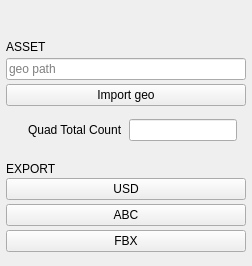
<?xml version="1.0" encoding="UTF-8"?>
<ui version="4.0">
 <class>scTouv</class>
 <widget class="QWidget" name="scTouv">
  <property name="geometry">
   <rect>
    <x>0</x>
    <y>0</y>
    <width>300</width>
    <height>475</height>
   </rect>
  </property>
  <property name="windowTitle">
   <string>Houdini</string>
  </property>
  <property name="styleSheet">
   <string notr="true">);</string>
  </property>
  <layout class="QVBoxLayout" name="verticalLayout_2">
   <property name="spacing">
    <number>0</number>
   </property>
   <property name="sizeConstraint">
    <enum>QLayout::SizeConstraint::SetFixedSize</enum>
   </property>
   <property name="leftMargin">
    <number>0</number>
   </property>
   <property name="topMargin">
    <number>0</number>
   </property>
   <property name="rightMargin">
    <number>0</number>
   </property>
   <property name="bottomMargin">
    <number>4</number>
   </property>
   <item>
    <widget class="QLabel" name="label">
     <property name="text">
      <string/>
     </property>
     <property name="pixmap">
      <pixmap resource="../scTouc.qrc">:/scTouv/houdini_tool/img/SCtoUV.png</pixmap>
     </property>
    </widget>
   </item>
   <item>
    <layout class="QVBoxLayout" name="verticalLayout">
     <property name="spacing">
      <number>4</number>
     </property>
     <property name="leftMargin">
      <number>6</number>
     </property>
     <property name="topMargin">
      <number>6</number>
     </property>
     <property name="rightMargin">
      <number>6</number>
     </property>
     <item>
      <layout class="QVBoxLayout" name="verticalLayout_3">
       <property name="leftMargin">
        <number>0</number>
       </property>
       <property name="topMargin">
        <number>20</number>
       </property>
       <item>
        <widget class="QLabel" name="label_2">
         <property name="text">
          <string>ASSET</string>
         </property>
        </widget>
       </item>
       <item>
        <widget class="QLineEdit" name="edtPath">
         <property name="placeholderText">
          <string>geo path</string>
         </property>
        </widget>
       </item>
       <item>
        <widget class="QPushButton" name="btnImport">
         <property name="toolTip">
          <string>import geo to reto</string>
         </property>
         <property name="text">
          <string>Import geo</string>
         </property>
        </widget>
       </item>
      </layout>
     </item>
     <item>
      <widget class="QWidget" name="verticalWidget" native="true">
       <layout class="QHBoxLayout" name="horizontalLayout">
        <item>
         <widget class="QLabel" name="lblQuad">
          <property name="maximumSize">
           <size>
            <width>30</width>
            <height>30</height>
           </size>
          </property>
          <property name="text">
           <string/>
          </property>
          <property name="pixmap">
           <pixmap>img/quad_remesh.jpg</pixmap>
          </property>
          <property name="scaledContents">
           <bool>true</bool>
          </property>
         </widget>
        </item>
        <item>
         <widget class="QLabel" name="label_4">
          <property name="text">
           <string>Quad Total Count</string>
          </property>
         </widget>
        </item>
        <item alignment="Qt::AlignmentFlag::AlignRight">
         <widget class="QLineEdit" name="editQuad"/>
        </item>
       </layout>
      </widget>
     </item>
     <item>
      <layout class="QVBoxLayout" name="verticalLayout_4">
       <property name="leftMargin">
        <number>0</number>
       </property>
       <property name="topMargin">
        <number>10</number>
       </property>
       <property name="bottomMargin">
        <number>10</number>
       </property>
       <item>
        <widget class="QLabel" name="lblExport">
         <property name="maximumSize">
          <size>
           <width>16777215</width>
           <height>10</height>
          </size>
         </property>
         <property name="sizeIncrement">
          <size>
           <width>0</width>
           <height>0</height>
          </size>
         </property>
         <property name="text">
          <string>EXPORT</string>
         </property>
        </widget>
       </item>
       <item>
        <widget class="QPushButton" name="btnUsd">
         <property name="text">
          <string>USD</string>
         </property>
        </widget>
       </item>
       <item>
        <widget class="QPushButton" name="btnAbc">
         <property name="text">
          <string>ABC</string>
         </property>
        </widget>
       </item>
       <item>
        <widget class="QPushButton" name="btnFbx">
         <property name="text">
          <string>FBX</string>
         </property>
        </widget>
       </item>
      </layout>
     </item>
    </layout>
   </item>
  </layout>
 </widget>
 <resources>
  <include location="../scTouc.qrc"/>
 </resources>
 <connections/>
</ui>
